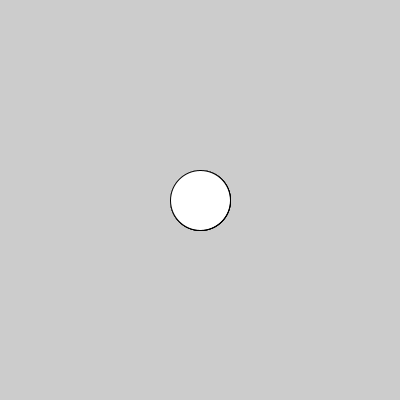
Frame 1 (no input)
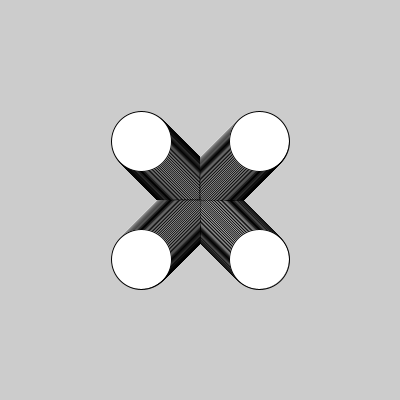
Frame 60 (the mouse pressed at the canvas centre just before this capture)
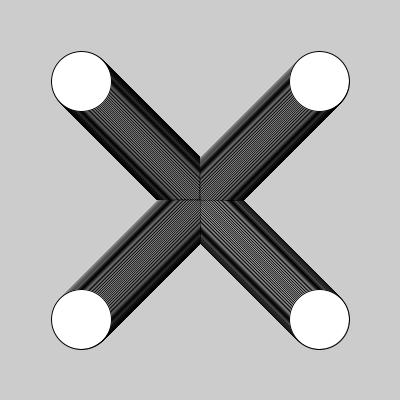
Frame 120 (the mouse held since frame 60 and released just before this capture)

The Processing sketch that drew these frames (run headless with seeded random() and noise(); from frame 60 on, the mouse is pressed at the canvas centre):

// Processing sketch: Traveling_Circles
// ── Traveling_Circles.pde
float a,b,c,d,e,f,g,h;


void setup(){
  size(400,400);
  a = width/2; c = width/2; e = width/2; g = width/2;
  b = height/2; d = height/2; f = height/2; h = height/2;
}

void draw(){
  ellipse(a,b,60,60);
  ellipse(c,d,60,60);
  ellipse(e,f,60,60);
  ellipse(g,h,60,60);
  a+=1; c-=1; e+=1; g-=1;
  b+=1; d-=1; f-=1; h+=1;
  
}
